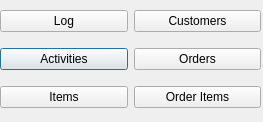
<?xml version="1.0" encoding="UTF-8"?>
<ui version="4.0">
 <class>MainDialog</class>
 <widget class="QDialog" name="MainDialog">
  <property name="geometry">
   <rect>
    <x>0</x>
    <y>0</y>
    <width>263</width>
    <height>122</height>
   </rect>
  </property>
  <property name="windowTitle">
   <string>Kimberly's Delicious Dozen</string>
  </property>
  <widget class="QWidget" name="gridLayoutWidget">
   <property name="geometry">
    <rect>
     <x>0</x>
     <y>0</y>
     <width>261</width>
     <height>121</height>
    </rect>
   </property>
   <layout class="QGridLayout" name="gridLayout">
    <item row="1" column="0">
     <widget class="QPushButton" name="ActivitiesButton">
      <property name="text">
       <string>Activities</string>
      </property>
     </widget>
    </item>
    <item row="0" column="0">
     <widget class="QPushButton" name="LogButton">
      <property name="text">
       <string>Log</string>
      </property>
     </widget>
    </item>
    <item row="2" column="0">
     <widget class="QPushButton" name="ItemsButton">
      <property name="text">
       <string>Items</string>
      </property>
     </widget>
    </item>
    <item row="0" column="1">
     <widget class="QPushButton" name="CustomersButton">
      <property name="text">
       <string>Customers</string>
      </property>
     </widget>
    </item>
    <item row="1" column="1">
     <widget class="QPushButton" name="OrdersButton">
      <property name="text">
       <string>Orders</string>
      </property>
     </widget>
    </item>
    <item row="2" column="1">
     <widget class="QPushButton" name="OrderItemsButton">
      <property name="text">
       <string>Order Items</string>
      </property>
     </widget>
    </item>
   </layout>
  </widget>
 </widget>
 <tabstops>
  <tabstop>LogButton</tabstop>
  <tabstop>CustomersButton</tabstop>
  <tabstop>ActivitiesButton</tabstop>
  <tabstop>OrdersButton</tabstop>
  <tabstop>ItemsButton</tabstop>
  <tabstop>OrderItemsButton</tabstop>
 </tabstops>
 <resources/>
 <connections/>
</ui>
